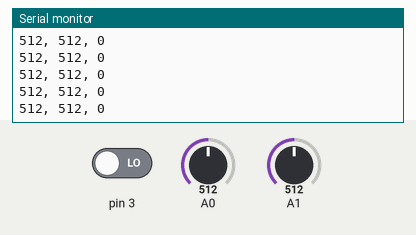
This sketch was run on a simulated Arduino Uno, built with avr-gcc and run on an emulated ATmega328P. Parts: the last lines printed to the serial monitor. Inputs (shaded band) come from the test bench; at power-on: A0 = 512, A1 = 512, pin 3 LOW.

Above: at 1.2 s.
1.3 s: A0 set to 11
At 2.3 s:
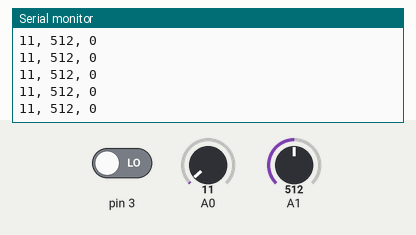
2.8 s: A0 set to 8
At 3.7 s:
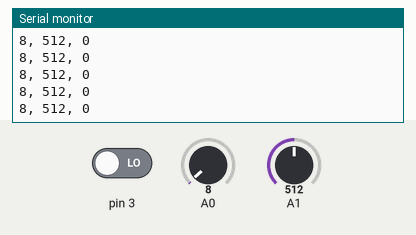
5.8 s: A1 set to 108
At 6.5 s:
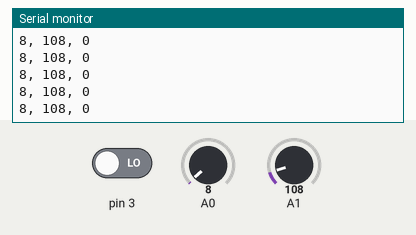
7.3 s: A1 set to 92
At 8.0 s:
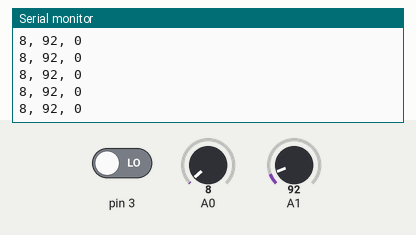
Timing chart, 0 to 10.3 s (numbered marks = the images above; inputs shaded):
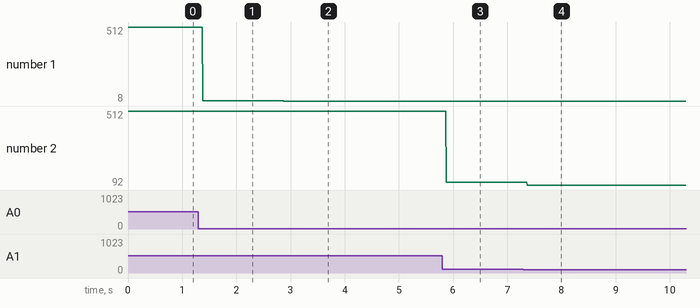

Measured:
- after the input at 1.3 s, the serial monitor: prints a new line after 0.08 s (image 1)
- after the input at 2.8 s, the serial monitor: prints a new line after 0.08 s (image 2)
- after the input at 5.8 s, the serial monitor: prints a new line after 0.07 s (image 3)
- after the input at 7.3 s, the serial monitor: prints a new line after 0.07 s (image 4)
- plotted number 1: 512 → 11 after the input at 1.3 s, 11 → 8 after the input at 2.8 s
- plotted number 2: 512 → 108 after the input at 5.8 s, 108 → 92 after the input at 7.3 s

The sketch:

_32_Joistick.ino
```cpp
void setup() {
  // put your setup code here, to run once:
  Serial.begin(9600);

  pinMode(A0, INPUT);
  pinMode(A1, INPUT);

  pinMode(3, INPUT);
}

void loop() {
  // put your main code here, to run repeatedly:
  int a0 = analogRead(A0);
  int a1 = analogRead(A1);
  int d7 = digitalRead(3);

  Serial.print(a0);
  Serial.print(", ");
  Serial.print(a1);
  Serial.print(", ");
  Serial.println(d7);


}
```
